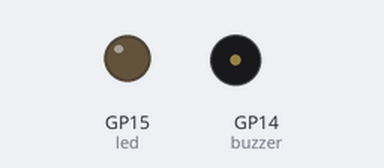
Bench run of a program on a simulated Raspberry Pi Pico running MicroPython. On the bench: output pins drawn as LEDs (lit = HIGH), buzzer (waves = sounding, pin HIGH).

Above: at 1.5 s.
Timing chart, 0 to 6.9 s (numbered marks = the images above):
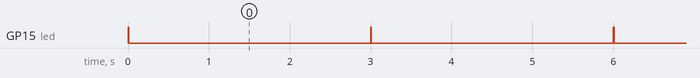

The program:

allarme_movimento2.py
```python
import machine
import utime

sensor_pir = machine.Pin(28, machine.Pin.IN, machine.Pin.PULL_DOWN)
# sensor_pir2 = machine.Pin(22, machine.Pin.IN, machine.Pin.PULL_DOWN)
led = machine.Pin(15, machine.Pin.OUT)
buzzer = machine.Pin(14, machine.Pin.OUT)

led.value(0)
buzzer.value(0)


def pir_handler(pin):
    utime.sleep_ms(100)
    if pin.value():
        print("ALARM! Motion Detected!")
        for i in range(50):
            led.toggle()
            buzzer.toggle()
            utime.sleep_ms(100)


sensor_pir.irq(trigger=machine.Pin.IRQ_RISING, handler=pir_handler)
# sensor_pir2.irq(trigger=machine.Pin.IRQ_RISING, handler=pir_handler)

while True:
    led.value(1)
    utime.sleep(0.01)
    led.value(0)
    utime.sleep(2.99)
```

Measured:
- by itself, GP15 (led): alternates HIGH for 0.01 s and LOW for 3.0 s
